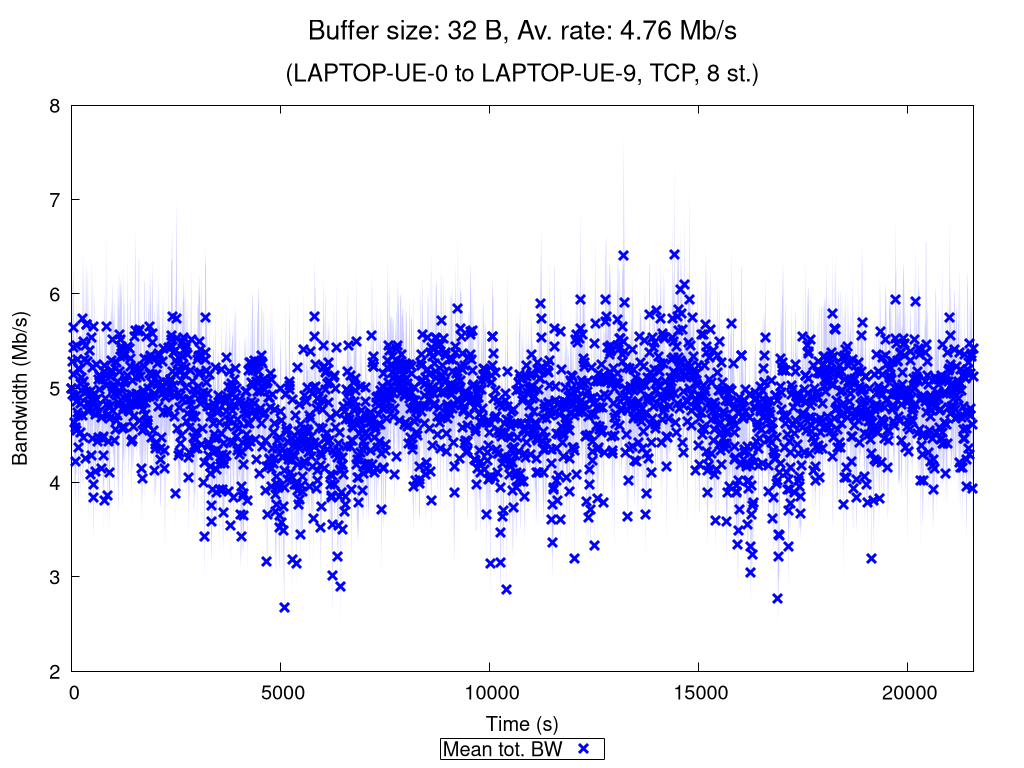

Source code (gnuplot):
set terminal pngcairo nocrop enhanced size 1024,768 font "Verdana,15"
set output "TCP_8_st_2020_11_13_08-47-29_one2two_00032B.png"

set title "{/=20 Buffer size: 32 B, Av. rate: 4.76 Mb/s}\n\n{/=18 (LAPTOP-UE-0 to LAPTOP-UE-9, TCP, 8 st.)}"

set xlabel "Time (s)"
set ylabel "Bandwidth (Mb/s)"
set ytics nomirror
set key bmargin center horizontal box samplen 1 width -1
set bmargin 4.6
set rmargin 4.5

rf = 1000000.0  # rate factor
set style fill transparent solid 0.2 noborder
set autoscale xfix
plot "TCP_8_st_2020_11_13_08-47-29_one2two_00032B_iperf_processed.dat" using 1:($2/rf-$3/rf):($2/rf+$3/rf) with filledcurves lc rgb "blue" notitle, \
     "" using 1:($2/rf) with points pt 2 ps 1.5 lw 3 lc rgb "blue" title "Mean tot. BW", \
